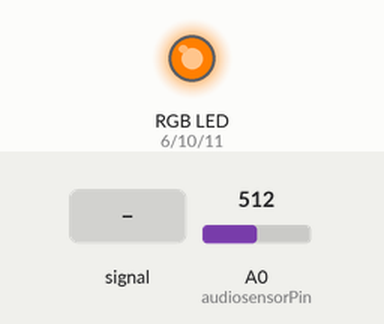
The sketch below on a simulated Arduino Uno, built with avr-gcc and run on an emulated ATmega328P. Shown: an RGB LED mixed from three pins (HIGH = lit). Dashed ring = blinking. Inputs (shaded band) come from the test bench; at power-on: A0 (audiosensorPin) = 512.

Above: at 1.2 s.
1.3 s: A0 (audiosensorPin) fed a 200 Hz sine of ±81 counts around its level
At 4.2 s:
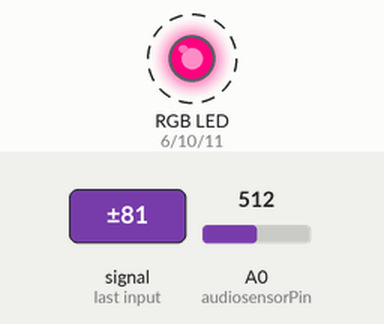
4.3 s: A0 (audiosensorPin) set to 523
At 4.9 s:
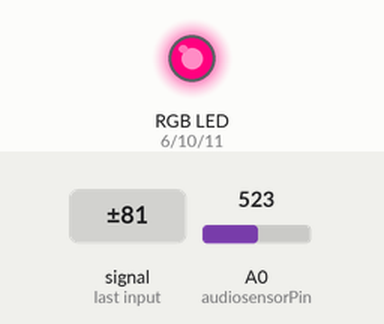
5.8 s: A0 (audiosensorPin) set to 721
At 6.7 s:
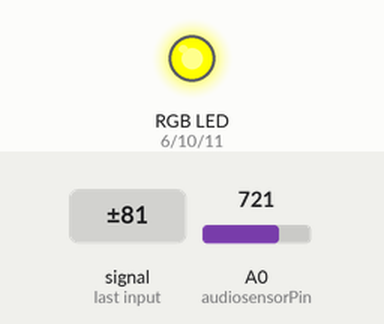
7.8 s: A0 (audiosensorPin) set to 755
At 9.2 s:
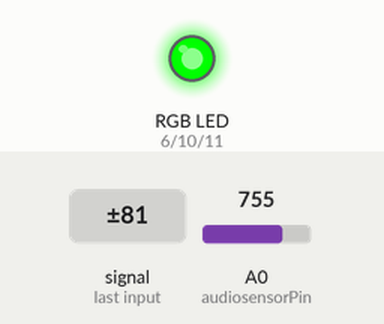
9.5 s: A0 (audiosensorPin) fed a 200 Hz sine of ±255 counts around its level
At 10.57 s:
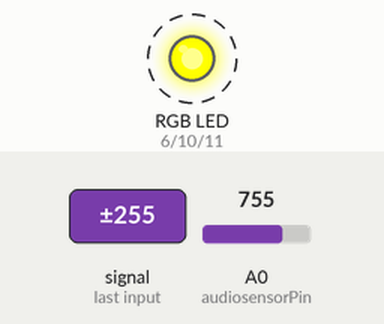
12.5 s: A0 (audiosensorPin) set to 900
At 13.7 s:
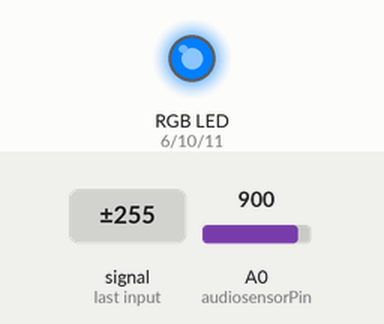
Timing chart, 0 to 15.4 s (numbered marks = the images above; inputs shaded):
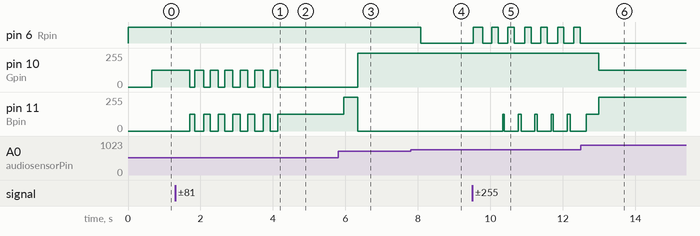

Measured:
- the behaviour switches between 512 and 513 on A0 (audiosensorPin) (found by bisection; images 1 and 2)
- the behaviour switches between 738 and 739 on A0 (audiosensorPin) (found by bisection; images 3 and 4)
- after the input at 1.3 s, pin 10 (Gpin): alternates 127/255 for 0.22 s and 0/255 for 0.19 s, starting after 0.40 s; pin 11 (Bpin): alternates 127/255 for 0.19 s and 0/255 for 0.22 s, starting after 0.40 s
- after the input at 4.3 s, pin 10 (Gpin): stops changing and stays 0/255; pin 11 (Bpin): stops changing and stays 127/255
- after the input at 5.8 s, pin 10 (Gpin): 0/255 → 255/255 after 0.54 s; pin 11 (Bpin): 127/255 → 255/255 after 0.15 s, → 0/255 0.38 s later
- after the input at 7.8 s, pin 6 (Rpin): HIGH → LOW after 0.28 s
- after the input at 9.5 s, pin 6 (Rpin): LOW → HIGH at once, then repeats every 0.42 s: LOW 0.24 s, HIGH 0.18 s; pin 11 (Bpin): alternates 127/255 for 0.06 s and 0/255 for 0.38 s, starting after 0.84 s
- after the input at 12.5 s, pin 6 (Rpin): stops changing and stays LOW; pin 10 (Gpin): 255/255 → 127/255 after 0.49 s

The sketch:

music_reactive_led_strip.ino
```cpp
/**********************************
* ******** BRAIN SMASH ********
* ****** AUTHOR: DAEDALUS   7/2019 ******
* **** Visit us at: Youtube.com/BrainSmash ****
* ** Github.com/BrainSmash **
  You may use or modify this code for any and all of your projects whitout any restrictions
  If you use any fragment of this code we will be happy if you could drop us a message ;)
  Brain Smash nor the Author are hold responsible for any misuse partially or complete of this code
*/

/*
    Acoustic Control for RGB LED Strips

   How to build your own Music Visualizer with Arduino for RGB LED Strips
   This is a video that teaches you how to change the color of a LED strip
   based on the value that is obtianed from a Sound sensor, the signal is
   filtered using a First Order Low pass IIR Digital filter with a cutoff
   frequency of 900Hz the filtered signal is compared with several threshold
   values that are used to determine which color will be displyed based on the
   frequency of the sound that is sensed by the sensor, low frequency sounds
   (barely audible) are displayed as Blue in the LED Strip, all the way to
   high frequency sounds (highly audible) wich are displayed as Red in the strip.

    MainFunction()
    This method read the value of the output of the Sound sensor with "sensorValue"
    as a float & substracts 1023 to it since the sound sensor gives an output of 1023 or 5V
    when is not sensing any sound, this way we have a value of 0 when not sensing sound
    & values up to 1023 when it senses sound (vibrations in air), we convert the signal
    to volts.

    FilterSignal()
    Filter the signal using a First Order IIR Low Pass Digital Filter created in Matlab
    and assigned the value to the variable "filteredSignal"

    CompareSignalFiltered()
    Compare the "filteredSignal" variable with "filteredSignalValues" array
    to determine where our compared variable value is less, more or in between, our
    treshold values to assign a color to the LED Strip and print the color that represents
    what we set.

    RGBColor()
    Send to the defined pins for each RGB color a value from 0 to 255 that represent the color
    that we want; Search on Google RGB Color Wheel to help you learn how colors are created.
*/

/*
   VERSION 1.2
   Changed the order of numbers in "filteredSignalValues" array from highest to lowest, was reversed and changed
   the equation from the "sensorValue" variable, from 1023 - "analogRead(A0)" to just "analogRead(A0)" to make it
   easier to read.
   Sound Sensor outputs 5V or 1023 when read as input from the Arduino when there is no sound and with a high sound it ouputs 0v
   The Sensor has inverse output logic.
*/

#define Rpin 6
#define Gpin 10
#define Bpin 11
#define delayLEDS 20
#define audiosensorPin A0
float d = 1;
float audiosensorValue = 0, filteredSignal = 0,
      filteredSignalValues[] = {4.7 * d, 4.4 * d, 4.2 * d, 3.9 * d, 3.6 * d, 3.3 * d, 2.9 * d, 2.5 * d, 2.1 * d }; //9 items
float point[5] = {5, 4.2, 3.2, 2.6, 2};
void setup () {

  Serial.begin (9600);
}

void loop () {

  musicLEDfunction();
}

void musicLEDfunction() {

  audiosensorValue = (float) analogRead(audiosensorPin) * (5.0 / 1024.0);
  FilterSignal(audiosensorValue);
  //custommusiclightsalgo();
  CompareSignalFiltered(filteredSignal);
}

void FilterSignal(float sensorSignal) {

  filteredSignal = (0.945 * filteredSignal) + (0.0549 * sensorSignal);
}

void CompareSignalFiltered(float filteredSignal) {

  if (filteredSignal > filteredSignalValues[0]) {
    RGBColor(0, 0, 255);
    //Serial.println("Blue");
  } else if (filteredSignal <= filteredSignalValues[0] && filteredSignal > filteredSignalValues[1]) {
    //Serial.println("Azure");
    RGBColor(0, 255, 255);
  } else if (filteredSignal <= filteredSignalValues[1] && filteredSignal > filteredSignalValues[2]) {
    RGBColor(0, 127, 255);
    //Serial.println("Cyan");
  } else if (filteredSignal <= filteredSignalValues[2] && filteredSignal > filteredSignalValues[3]) {
    RGBColor(0, 255, 127);
    //Serial.println("Aqua marine");
  } else if (filteredSignal <= filteredSignalValues[3] && filteredSignal > filteredSignalValues[4]) {
    RGBColor(0, 255, 0);
    //Serial.println("Green");
  } else if (filteredSignal <= filteredSignalValues[4] && filteredSignal > filteredSignalValues[5]) {
    RGBColor(255, 255, 0);
    //Serial.println("Yellow");
  } else if (filteredSignal <= filteredSignalValues[5] && filteredSignal > filteredSignalValues[6]) {
    RGBColor(255, 0, 255);
    //Serial.println("Magenta");
  } else if (filteredSignal <= filteredSignalValues[6] && filteredSignal > filteredSignalValues[7]) {
    RGBColor(255, 0, 127);
    //Serial.println("Rose");
  } else if (filteredSignal <= filteredSignalValues[7] && filteredSignal > filteredSignalValues[8]) {
    RGBColor(255, 127, 0);
    //Serial.println("Orange");
  } else if (filteredSignal <= filteredSignalValues[8]) {
    RGBColor(255, 0, 0);
    //Serial.println("Red");
  } else {
    RGBColor(0, 0, 255);
    //Serial.println("Default: Blue");
  }
}

void RGBColor(int Rcolor, int Gcolor, int Bcolor) {

  analogWrite(Rpin, Rcolor);
  analogWrite(Gpin, Gcolor);
  analogWrite(Bpin, Bcolor);
  delay(delayLEDS);
}
```
